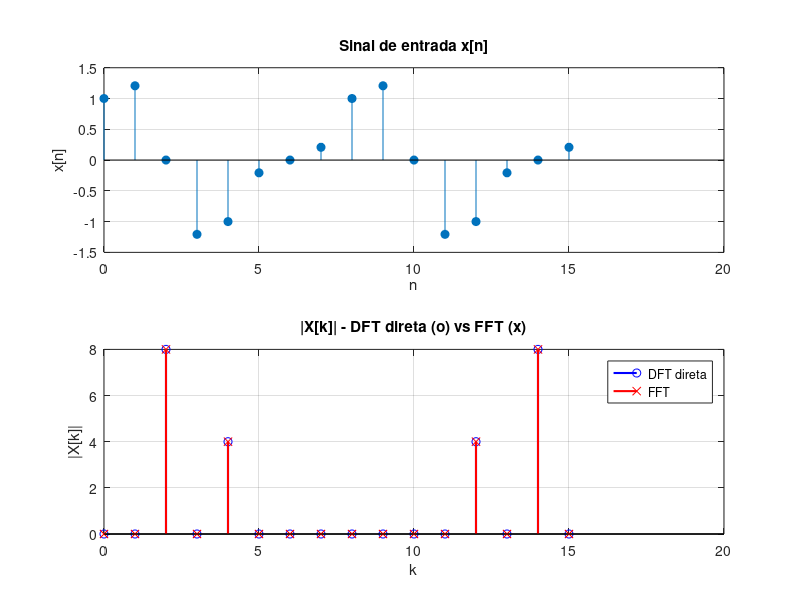

Recreate this plot in MATLAB.
% =========================================================================
% ATIVIDADE 06 - DFT direta (definicao) vs. funcao fft
% -------------------------------------------------------------------------
% Implementa a DFT diretamente a partir da definicao matematica e compara
% o resultado com a saida da funcao fft. Avalia o erro numerico e o custo
% computacional.
% =========================================================================

clear; clc; close all;

% --- Sinal curto para inspecao ---
N = 16;
n = 0:N-1;
x = cos(2*pi*0.125*n) + 0.5*sin(2*pi*0.25*n);

% --- DFT direta pela definicao: X[k] = sum_{n=0}^{N-1} x[n] e^{-j2*pi*k*n/N}
X_direta = zeros(1, N);
tic;
for k = 0:N-1
    soma = 0;
    for nn = 0:N-1
        soma = soma + x(nn+1) * exp(-1j*2*pi*k*nn/N);
    end
    X_direta(k+1) = soma;
end
t_direta = toc;

% --- DFT via algoritmo FFT ---
tic;
X_fft = fft(x);
t_fft = toc;

% --- Comparacao numerica ---
erro_max = max(abs(X_direta - X_fft));

fprintf('Resultado do experimento (N = %d):\n', N);
fprintf('--------------------------------------------\n');
fprintf('Tempo DFT direta : %.6f s   ( O(N^2)     = %d ops )\n', ...
        t_direta, N*N);
fprintf('Tempo FFT        : %.6f s   ( O(N log N) = %d ops )\n', ...
        t_fft, round(N*log2(N)));
fprintf('Erro maximo absoluto entre as duas saidas: %.2e\n', erro_max);

% --- Comparacao para N grande: apenas custo, sem rodar DFT direta enorme ---
Ns = [16 64 256 1024 4096];
fprintf('\nEstimativa de operacoes em funcao de N:\n');
fprintf('   N    |   DFT (N^2)   |   FFT (N log N)\n');
fprintf('--------+---------------+----------------\n');
for k = 1:length(Ns)
    fprintf(' %5d  | %12d  | %12d\n', ...
            Ns(k), Ns(k)^2, round(Ns(k)*log2(Ns(k))));
end

% --- Graficos ---
fig = figure('Name','Atividade 06 - DFT direta vs FFT','Position',[100 100 900 700]);

subplot(2,1,1);
stem(n, x, 'filled');
title('Sinal de entrada x[n]');
xlabel('n'); ylabel('x[n]'); grid on;

subplot(2,1,2);
stem(0:N-1, abs(X_direta), 'bo', 'LineWidth', 1.5); hold on;
stem(0:N-1, abs(X_fft),    'rx', 'LineWidth', 1.5);
title('|X[k]| - DFT direta (o) vs FFT (x)');
xlabel('k'); ylabel('|X[k]|');
legend('DFT direta','FFT'); grid on;

% --- Salvar PNG em Resultados/ ---
script_dir = fileparts(mfilename('fullpath'));
out_dir    = fullfile(script_dir, '..', '..', 'Resultados');
if ~exist(out_dir, 'dir'); mkdir(out_dir); end
print(fig, fullfile(out_dir, 'simulacao6atvd6.png'), '-dpng', '-r120');
fprintf('Figura salva em: %s\n', fullfile(out_dir, 'simulacao6atvd6.png'));
